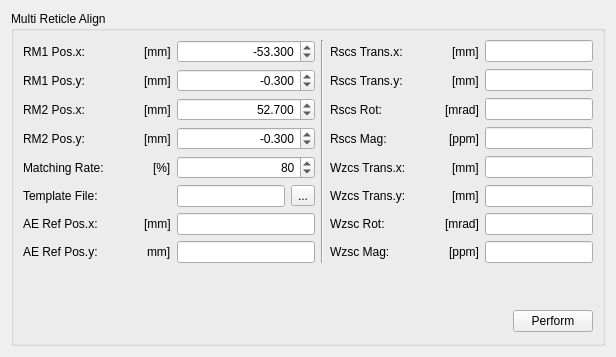
         <widget class="QWidget" name="tab_9">
          <attribute name="title">
           <string>Multi Reticle Align </string>
          </attribute>
          <layout class="QGridLayout">
           <item row="0" column="0">
            <widget class="QGroupBox" name="EC4T_reticle_align_qgb">
             <property name="title">
              <string>Multi Reticle Align</string>
             </property>
             <layout class="QGridLayout">
              <item row="0" column="0">
               <layout class="QHBoxLayout">
                <item>
                 <widget class="QLabel" name="EC4T_reticle_align__align_spec_RM1_pos_x_qlb">
                  <property name="text">
                   <string>RM1 Pos.x:</string>
                  </property>
                 </widget>
                </item>
                <item>
                 <spacer>
                  <property name="orientation">
                   <enum>Qt::Horizontal</enum>
                  </property>
                  <property name="sizeHint" stdset="0">
                   <size>
                    <width>40</width>
                    <height>20</height>
                   </size>
                  </property>
                 </spacer>
                </item>
                <item>
                 <widget class="QLabel" name="EC4T_reticle_align__align_spec_RM1_pos_x_qlb_2">
                  <property name="text">
                   <string>[mm]</string>
                  </property>
                 </widget>
                </item>
               </layout>
              </item>
              <item row="0" column="1">
               <widget class="QDoubleSpinBox" name="EC4T_reticle_align__align_spec_RM1_pos_x_qdsb">
                <property name="alignment">
                 <set>Qt::AlignRight|Qt::AlignTrailing|Qt::AlignVCenter</set>
                </property>
                <property name="decimals">
                 <number>3</number>
                </property>
                <property name="minimum">
                 <double>-1000000.000000000000000</double>
                </property>
                <property name="maximum">
                 <double>1000000.000000000000000</double>
                </property>
                <property name="singleStep">
                 <double>0.001000000000000</double>
                </property>
                <property name="value">
                 <double>-53.299999999999997</double>
                </property>
               </widget>
              </item>
              <item row="0" column="2" rowspan="8">
               <widget class="Line" name="line_2">
                <property name="orientation">
                 <enum>Qt::Vertical</enum>
                </property>
               </widget>
              </item>
              <item row="0" column="3">
               <layout class="QHBoxLayout">
                <item>
                 <widget class="QLabel" name="EC4T_reticle_align__cora_result_p_rcs_to_rscs_trans_x_qlb">
                  <property name="text">
                   <string>Rscs Trans.x:</string>
                  </property>
                 </widget>
                </item>
                <item>
                 <spacer>
                  <property name="orientation">
                   <enum>Qt::Horizontal</enum>
                  </property>
                  <property name="sizeHint" stdset="0">
                   <size>
                    <width>40</width>
                    <height>20</height>
                   </size>
                  </property>
                 </spacer>
                </item>
                <item>
                 <widget class="QLabel" name="EC4T_reticle_align__cora_result_p_rcs_to_rscs_trans_x_qlb_2">
                  <property name="text">
                   <string>[mm]</string>
                  </property>
                 </widget>
                </item>
               </layout>
              </item>
              <item row="0" column="4">
               <widget class="SMEE::StatusLine" name="EC4T_reticle_align__cora_result_p_rcs_to_rscs_trans_x_qle"/>
              </item>
              <item row="1" column="0">
               <layout class="QHBoxLayout">
                <item>
                 <widget class="QLabel" name="EC4T_reticle_align__align_spec_RM1_pos_y_qlb">
                  <property name="text">
                   <string>RM1 Pos.y:</string>
                  </property>
                 </widget>
                </item>
                <item>
                 <spacer>
                  <property name="orientation">
                   <enum>Qt::Horizontal</enum>
                  </property>
                  <property name="sizeHint" stdset="0">
                   <size>
                    <width>40</width>
                    <height>20</height>
                   </size>
                  </property>
                 </spacer>
                </item>
                <item>
                 <widget class="QLabel" name="EC4T_reticle_align__align_spec_RM1_pos_y_qlb_2">
                  <property name="text">
                   <string>[mm]</string>
                  </property>
                 </widget>
                </item>
               </layout>
              </item>
              <item row="1" column="1">
               <widget class="QDoubleSpinBox" name="EC4T_reticle_align__align_spec_RM1_pos_y_qdsb">
                <property name="alignment">
                 <set>Qt::AlignRight|Qt::AlignTrailing|Qt::AlignVCenter</set>
                </property>
                <property name="decimals">
                 <number>3</number>
                </property>
                <property name="minimum">
                 <double>-1000000.000000000000000</double>
                </property>
                <property name="maximum">
                 <double>1000000.000000000000000</double>
                </property>
                <property name="singleStep">
                 <double>0.001000000000000</double>
                </property>
                <property name="value">
                 <double>-0.300000000000000</double>
                </property>
               </widget>
              </item>
              <item row="1" column="3">
               <layout class="QHBoxLayout">
                <item>
                 <widget class="QLabel" name="EC4T_reticle_align__cora_result_p_rcs_to_rscs_trans_y_qlb">
                  <property name="text">
                   <string>Rscs Trans.y:</string>
                  </property>
                 </widget>
                </item>
                <item>
                 <spacer>
                  <property name="orientation">
                   <enum>Qt::Horizontal</enum>
                  </property>
                  <property name="sizeHint" stdset="0">
                   <size>
                    <width>40</width>
                    <height>20</height>
                   </size>
                  </property>
                 </spacer>
                </item>
                <item>
                 <widget class="QLabel" name="EC4T_reticle_align__cora_result_p_rcs_to_rscs_trans_y_qlb_2">
                  <property name="text">
                   <string>[mm]</string>
                  </property>
                 </widget>
                </item>
               </layout>
              </item>
              <item row="1" column="4">
               <widget class="SMEE::StatusLine" name="EC4T_reticle_align__cora_result_p_rcs_to_rscs_trans_y_qle"/>
              </item>
              <item row="2" column="0">
               <layout class="QHBoxLayout">
                <item>
                 <widget class="QLabel" name="EC4T_reticle_align__align_spec_RM2_pos_x_qlb">
                  <property name="text">
                   <string>RM2 Pos.x:</string>
                  </property>
                 </widget>
                </item>
                <item>
                 <spacer>
                  <property name="orientation">
                   <enum>Qt::Horizontal</enum>
                  </property>
                  <property name="sizeHint" stdset="0">
                   <size>
                    <width>40</width>
                    <height>20</height>
                   </size>
                  </property>
                 </spacer>
                </item>
                <item>
                 <widget class="QLabel" name="EC4T_reticle_align__align_spec_RM2_pos_x_qlb_2">
                  <property name="text">
                   <string>[mm]</string>
                  </property>
                 </widget>
                </item>
               </layout>
              </item>
              <item row="2" column="1">
               <widget class="QDoubleSpinBox" name="EC4T_reticle_align__align_spec_RM2_pos_x_qdsb">
                <property name="alignment">
                 <set>Qt::AlignRight|Qt::AlignTrailing|Qt::AlignVCenter</set>
                </property>
                <property name="decimals">
                 <number>3</number>
                </property>
                <property name="minimum">
                 <double>-1000000.000000000000000</double>
                </property>
                <property name="maximum">
                 <double>1000000.000000000000000</double>
                </property>
                <property name="singleStep">
                 <double>0.001000000000000</double>
                </property>
                <property name="value">
                 <double>52.700000000000003</double>
                </property>
               </widget>
              </item>
              <item row="2" column="3">
               <layout class="QHBoxLayout">
                <item>
                 <widget class="QLabel" name="EC4T_reticle_align__cora_result_p_rcs_to_rscs_rot_qlb">
                  <property name="text">
                   <string>Rscs Rot:</string>
                  </property>
                 </widget>
                </item>
                <item>
                 <spacer>
                  <property name="orientation">
                   <enum>Qt::Horizontal</enum>
                  </property>
                  <property name="sizeHint" stdset="0">
                   <size>
                    <width>40</width>
                    <height>20</height>
                   </size>
                  </property>
                 </spacer>
                </item>
                <item>
                 <widget class="QLabel" name="EC4T_reticle_align__cora_result_p_rcs_to_rscs_rot_qlb_2">
                  <property name="text">
                   <string>[mrad]</string>
                  </property>
                 </widget>
                </item>
               </layout>
              </item>
              <item row="2" column="4">
               <widget class="SMEE::StatusLine" name="EC4T_reticle_align__cora_result_p_rcs_to_rscs_rot_qle"/>
              </item>
              <item row="3" column="0">
               <layout class="QHBoxLayout">
                <item>
                 <widget class="QLabel" name="EC4T_reticle_align__align_spec_RM2_pos_y_qlb">
                  <property name="text">
                   <string>RM2 Pos.y:</string>
                  </property>
                 </widget>
                </item>
                <item>
                 <spacer>
                  <property name="orientation">
                   <enum>Qt::Horizontal</enum>
                  </property>
                  <property name="sizeHint" stdset="0">
                   <size>
                    <width>40</width>
                    <height>20</height>
                   </size>
                  </property>
                 </spacer>
                </item>
                <item>
                 <widget class="QLabel" name="EC4T_reticle_align__align_spec_RM2_pos_y_qlb_2">
                  <property name="text">
                   <string>[mm]</string>
                  </property>
                 </widget>
                </item>
               </layout>
              </item>
              <item row="3" column="1">
               <widget class="QDoubleSpinBox" name="EC4T_reticle_align__align_spec_RM2_pos_y_qdsb">
                <property name="alignment">
                 <set>Qt::AlignRight|Qt::AlignTrailing|Qt::AlignVCenter</set>
                </property>
                <property name="decimals">
                 <number>3</number>
                </property>
                <property name="minimum">
                 <double>-1000000.000000000000000</double>
                </property>
                <property name="maximum">
                 <double>1000000.000000000000000</double>
                </property>
                <property name="singleStep">
                 <double>0.001000000000000</double>
                </property>
                <property name="value">
                 <double>-0.300000000000000</double>
                </property>
               </widget>
              </item>
              <item row="3" column="3">
               <layout class="QHBoxLayout">
                <item>
                 <widget class="QLabel" name="EC4T_reticle_align__cora_result_p_rcs_to_rscs_mag_qlb">
                  <property name="text">
                   <string>Rscs Mag:</string>
                  </property>
                 </widget>
                </item>
                <item>
                 <spacer>
                  <property name="orientation">
                   <enum>Qt::Horizontal</enum>
                  </property>
                  <property name="sizeHint" stdset="0">
                   <size>
                    <width>40</width>
                    <height>20</height>
                   </size>
                  </property>
                 </spacer>
                </item>
                <item>
                 <widget class="QLabel" name="EC4T_reticle_align__cora_result_p_rcs_to_rscs_mag_qlb_2">
                  <property name="text">
                   <string>[ppm]</string>
                  </property>
                 </widget>
                </item>
               </layout>
              </item>
              <item row="3" column="4">
               <widget class="SMEE::StatusLine" name="EC4T_reticle_align__cora_result_p_rcs_to_rscs_mag_qle"/>
              </item>
              <item row="4" column="0">
               <layout class="QHBoxLayout">
                <item>
                 <widget class="QLabel" name="EC4T_reticle_align__align_spec_matching_rate_qlb">
                  <property name="text">
                   <string>Matching Rate:</string>
                  </property>
                 </widget>
                </item>
                <item>
                 <spacer>
                  <property name="orientation">
                   <enum>Qt::Horizontal</enum>
                  </property>
                  <property name="sizeHint" stdset="0">
                   <size>
                    <width>40</width>
                    <height>20</height>
                   </size>
                  </property>
                 </spacer>
                </item>
                <item>
                 <widget class="QLabel" name="EC4T_reticle_align__align_spec_matching_rate_qlb_2">
                  <property name="text">
                   <string>[%]</string>
                  </property>
                 </widget>
                </item>
               </layout>
              </item>
              <item row="4" column="1">
               <widget class="QDoubleSpinBox" name="EC4T_reticle_align__align_spec_matching_rate_qdsb">
                <property name="alignment">
                 <set>Qt::AlignRight|Qt::AlignTrailing|Qt::AlignVCenter</set>
                </property>
                <property name="decimals">
                 <number>0</number>
                </property>
                <property name="minimum">
                 <double>-1000000.000000000000000</double>
                </property>
                <property name="maximum">
                 <double>1000000.000000000000000</double>
                </property>
                <property name="value">
                 <double>80.000000000000000</double>
                </property>
               </widget>
              </item>
              <item row="4" column="3">
               <layout class="QHBoxLayout">
                <item>
                 <widget class="QLabel" name="EC4T_reticle_align__fira_result_p_rcs_to_wzcs_trans_x_qlb">
                  <property name="text">
                   <string>Wzcs Trans.x:</string>
                  </property>
                 </widget>
                </item>
                <item>
                 <spacer>
                  <property name="orientation">
                   <enum>Qt::Horizontal</enum>
                  </property>
                  <property name="sizeHint" stdset="0">
                   <size>
                    <width>40</width>
                    <height>20</height>
                   </size>
                  </property>
                 </spacer>
                </item>
                <item>
                 <widget class="QLabel" name="EC4T_reticle_align__fira_result_p_rcs_to_wzcs_trans_x_qlb_2">
                  <property name="text">
                   <string>[mm]</string>
                  </property>
                 </widget>
                </item>
               </layout>
              </item>
              <item row="4" column="4">
               <widget class="SMEE::StatusLine" name="EC4T_reticle_align__fira_result_p_rcs_to_wzcs_trans_x_qle"/>
              </item>
              <item row="5" column="0">
               <layout class="QHBoxLayout">
                <item>
                 <widget class="QLabel" name="EC4T_reticle_align__align_spec_template_file_qlb">
                  <property name="text">
                   <string>Template File:</string>
                  </property>
                 </widget>
                </item>
                <item>
                 <spacer>
                  <property name="orientation">
                   <enum>Qt::Horizontal</enum>
                  </property>
                  <property name="sizeHint" stdset="0">
                   <size>
                    <width>40</width>
                    <height>20</height>
                   </size>
                  </property>
                 </spacer>
                </item>
               </layout>
              </item>
              <item row="5" column="1">
               <layout class="QGridLayout">
                <item row="0" column="0">
                 <widget class="QLineEdit" name="EC4T_reticle_align__align_spec_template_file_qle"/>
                </item>
                <item row="0" column="1">
                 <widget class="QToolButton" name="toolButton">
                  <property name="text">
                   <string>...</string>
                  </property>
                 </widget>
                </item>
               </layout>
              </item>
              <item row="5" column="3">
               <layout class="QHBoxLayout">
                <item>
                 <widget class="QLabel" name="EC4T_reticle_align__fira_result_p_rcs_to_wzcs_trans_y_qlb">
                  <property name="text">
                   <string>Wzcs Trans.y:</string>
                  </property>
                 </widget>
                </item>
                <item>
                 <spacer>
                  <property name="orientation">
                   <enum>Qt::Horizontal</enum>
                  </property>
                  <property name="sizeHint" stdset="0">
                   <size>
                    <width>40</width>
                    <height>20</height>
                   </size>
                  </property>
                 </spacer>
                </item>
                <item>
                 <widget class="QLabel" name="EC4T_reticle_align__fira_result_p_rcs_to_wzcs_trans_y_qlb_2">
                  <property name="text">
                   <string>[mm]</string>
                  </property>
                 </widget>
                </item>
               </layout>
              </item>
              <item row="5" column="4">
               <widget class="SMEE::StatusLine" name="EC4T_reticle_align__fira_result_p_rcs_to_wzcs_trans_y_qle"/>
              </item>
              <item row="6" column="0">
               <layout class="QHBoxLayout">
                <item>
                 <widget class="QLabel" name="EC4T_reticle_align__ttl_baseline_result_p_AE_ref_pos_x_qlb">
                  <property name="text">
                   <string>AE Ref Pos.x:</string>
                  </property>
                 </widget>
                </item>
                <item>
                 <spacer>
                  <property name="orientation">
                   <enum>Qt::Horizontal</enum>
                  </property>
                  <property name="sizeHint" stdset="0">
                   <size>
                    <width>40</width>
                    <height>20</height>
                   </size>
                  </property>
                 </spacer>
                </item>
                <item>
                 <widget class="QLabel" name="EC4T_reticle_align__ttl_baseline_result_p_AE_ref_pos_x_qlb_2">
                  <property name="text">
                   <string>[mm]</string>
                  </property>
                 </widget>
                </item>
               </layout>
              </item>
              <item row="6" column="1">
               <widget class="SMEE::StatusLine" name="EC4T_reticle_align__ttl_baseline_result_p_AE_ref_pos_x_qle"/>
              </item>
              <item row="6" column="3">
               <layout class="QHBoxLayout">
                <item>
                 <widget class="QLabel" name="EC4T_reticle_align__fira_result_p_rcs_to_wzcs_rot_qlb">
                  <property name="text">
                   <string>Wzsc Rot:</string>
                  </property>
                 </widget>
                </item>
                <item>
                 <spacer>
                  <property name="orientation">
                   <enum>Qt::Horizontal</enum>
                  </property>
                  <property name="sizeHint" stdset="0">
                   <size>
                    <width>40</width>
                    <height>20</height>
                   </size>
                  </property>
                 </spacer>
                </item>
                <item>
                 <widget class="QLabel" name="EC4T_reticle_align__fira_result_p_rcs_to_wzcs_rot_qlb_2">
                  <property name="text">
                   <string>[mrad]</string>
                  </property>
                 </widget>
                </item>
               </layout>
              </item>
              <item row="6" column="4">
               <widget class="SMEE::StatusLine" name="EC4T_reticle_align__fira_result_p_rcs_to_wzcs_rot_qle"/>
              </item>
              <item row="7" column="0">
               <layout class="QHBoxLayout">
                <item>
                 <widget class="QLabel" name="EC4T_reticle_align__ttl_baseline_result_p_AE_ref_pos_y_qlb">
                  <property name="text">
                   <string>AE Ref Pos.y:</string>
                  </property>
                 </widget>
                </item>
                <item>
                 <spacer>
                  <property name="orientation">
                   <enum>Qt::Horizontal</enum>
                  </property>
                  <property name="sizeHint" stdset="0">
                   <size>
                    <width>40</width>
                    <height>20</height>
                   </size>
                  </property>
                 </spacer>
                </item>
                <item>
                 <widget class="QLabel" name="EC4T_reticle_align__ttl_baseline_result_p_AE_ref_pos_y_qlb_2">
                  <property name="text">
                   <string>mm]</string>
                  </property>
                 </widget>
                </item>
               </layout>
              </item>
              <item row="7" column="1">
               <widget class="SMEE::StatusLine" name="EC4T_reticle_align__ttl_baseline_result_p_AE_ref_pos_y_qle"/>
              </item>
              <item row="7" column="3">
               <layout class="QHBoxLayout">
                <item>
                 <widget class="QLabel" name="EC4T_reticle_align__fira_result_p_rcs_to_wzcs_mag_qlb">
                  <property name="text">
                   <string>Wzsc Mag:</string>
                  </property>
                 </widget>
                </item>
                <item>
                 <spacer>
                  <property name="orientation">
                   <enum>Qt::Horizontal</enum>
                  </property>
                  <property name="sizeHint" stdset="0">
                   <size>
                    <width>40</width>
                    <height>20</height>
                   </size>
                  </property>
                 </spacer>
                </item>
                <item>
                 <widget class="QLabel" name="EC4T_reticle_align__fira_result_p_rcs_to_wzcs_mag_qlb_2">
                  <property name="text">
                   <string>[ppm]</string>
                  </property>
                 </widget>
                </item>
               </layout>
              </item>
              <item row="7" column="4">
               <widget class="SMEE::StatusLine" name="EC4T_reticle_align__fira_result_p_rcs_to_wzcs_mag_qle"/>
              </item>
              <item row="8" column="0">
               <spacer>
                <property name="orientation">
                 <enum>Qt::Vertical</enum>
                </property>
                <property name="sizeHint" stdset="0">
                 <size>
                  <width>20</width>
                  <height>40</height>
                 </size>
                </property>
               </spacer>
              </item>
              <item row="9" column="0" colspan="5">
               <layout class="QGridLayout">
                <item row="0" column="0">
                 <spacer>
                  <property name="orientation">
                   <enum>Qt::Horizontal</enum>
                  </property>
                  <property name="sizeHint" stdset="0">
                   <size>
                    <width>40</width>
                    <height>25</height>
                   </size>
                  </property>
                 </spacer>
                </item>
                <item row="0" column="1">
                 <widget class="SMEE::PerformButton" name="EC4T_reticle_align_qpb">
                  <property name="text">
                   <string>Perform</string>
                  </property>
                 </widget>
                </item>
               </layout>
              </item>
             </layout>
            </widget>
           </item>
          </layout>
         </widget>
